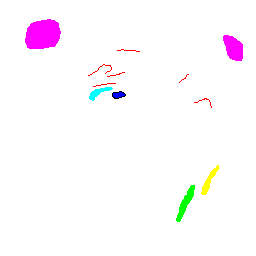
#> input picture data/mri/flash_060_training_mask_6cla.png, 256 x 256 px
$ jupyter execute --allow-errors 2-sMRI-KNN-tissue-classification.ipynb   (shell and % lines are left out)
#> lines starting #> are read from the running program, lines starting #| are printed output that depends on the picture
# Multiparametric MRI - supervised (KNN) tissue classification

**HVL-RAD230**:   `2-sMRI-KNN-tissue-classification.ipynb` (_v. 2022-05-07 A.L._)<br>

<a href="https://colab.research.google.com/github/MMIV-ML/HVL-RAD230/blob/main/3-Multispektrale-MR-bilder-og-vevsklassifikasjon/5-sMRI-KNN-tissue-classification.ipynb ">

</a>

## Learning objectives and context

- In this session you will learn to predict predefined tissue types in a given multispectral MR image using  machine learning (**supervised classification**)

- The supervised classification model we wil use is simple **K-nearest neighbor** classification model, denoted $f$ (described below)

- To perform such pixel-wise tissue classification we will make use of the training (i.e. the `training mask`) we obtained during the **labelling of data** (see figure below of color-coded tissue samples)

- In the previous data labeling step (not part of these notebooks) we defined six different classes (tissue types), denoted $\mathbf y$ and the corresponding four channel multispectral MRI data, dentoted $\mathbf X$.

- The notebook is thus a practical machine learning example of the formalism: $ y \approx f(\mathbf X, \theta)$

- You will also learn to navigate and appreciate the distinction between **image space** (pixel locations, spatial neiborhoods) and **feature vector space** (signal intensity value combinations, and similarity of pixel-based and tissue-based "signatures").

## Setup

[cell 1]
# This is a quick check of whether the notebook is currently running
# on Google Colaboratory
if 'google.colab' in str(get_ipython()):
    print('The notebook is running on Colab. colab=True.')
    colab=True
    !pip install gdown
    !pip install nibabel
    !pip install nilearn
    !pip install scikit-image
    !pip install scikit-learn
    !pip install imageio
    !pip install pydicom
    !wget -O utils.py https://raw.githubusercontent.com/MMIV-ML/HVL-MMIV-DLN-AI-2022/master/2-biomedical_imaging/utils.py
else:
    print('The notebook is not running on Colab. colab=False.')
    colab=False

### Download zipped data from Google Drive using gdown [for running in Colab]

[cell 2]
import gdown
import shutil
import os
import sys

**Download assets.zip file if ./assets does not exist (as when running in Colab)**

[cell 3]
# Download zip-file if ../assets does not exist (as when running in Colab)

if os.path.isdir('../assets') == False:

    ## Download assets.zip for Google Drive (HVL-RAD230/)
    # HVL-RAD230: https://drive.google.com/file/d/1yS1paSdQozB06SA-zOlFrpeTewIxokS0/view?usp=sharing

    file_id = '1yS1paSdQozB06SA-zOlFrpeTewIxokS0'
    url = f'https://drive.google.com/uc?id={file_id}'
    output = '../assets.zip'
    gdown.download(url, output, quiet=False)

    ## Unzip the assets file into `../assets`
    shutil.unpack_archive(output, '..')

    ## Delete the `assets.zip` file
    os.remove(output)
else:
    print(f'../assets  exists already!')

**If `./data` does not extists, download data files (not on GitHub repository) from Google Drive using gdown (https://github.com/wkentaro/gdown)**

[cell 4]
if os.path.isdir('../data') == False:

    ## Download data.zip from Google Drive  (My Drive -> HVL-RAD230/)
    # https://drive.google.com/file/d/13qJZqUNNjdgK6VptxrXxjHmLWrEN7qUw/view?usp=sharing

    file_id = '13qJZqUNNjdgK6VptxrXxjHmLWrEN7qUw'
    url = f'https://drive.google.com/uc?id={file_id}'
    output = '../data.zip'
    gdown.download(url, output, quiet=False)

    ## Unzip the data.zip file into `../data`
    shutil.unpack_archive(output, '..')

    ## Delete the `data.zip` file
    os.remove(output)
else:
    print(f'../data  exists already and will not be overwritten!')

### Set up libraries and folders

[cell 5]
import gdown
import shutil
import sys
import os
from os.path import expanduser, join, basename, split
import glob
import platform
import pathlib
import pandas as pd
import numpy as np
import json
import imageio
import pydicom as dicom
import tifffile as tiff
import matplotlib
import matplotlib.pyplot as plt
from matplotlib.colors import LinearSegmentedColormap
import seaborn as sns
import nibabel as nib
from nibabel.viewers import OrthoSlicer3D
import skimage
from skimage import io
import nilearn
from nilearn import datasets, plotting, image
import sklearn
from sklearn.cluster import KMeans
from nilearn.masking import apply_mask
from sklearn.preprocessing import StandardScaler
from sklearn.neighbors import KNeighborsClassifier
from sklearn.ensemble import RandomForestClassifier
from sklearn.metrics import classification_report, confusion_matrix

import warnings

warnings.filterwarnings("ignore")

[cell 6]
print('Python version ' + sys.version)
print('Pandas version ' + pd.__version__)
print('Numpy version ' + np.__version__)
print('Matplotlib version ' + matplotlib.__version__)
print('Seaborn version ' + sns.__version__)
print('Imageio version ' + imageio.__version__)
print('Scikit-image version ' + skimage.__version__)
print('Tifffile version ' + tiff.__version__)
print('Nibabel version ' + nib.__version__)
print('Nlearn version ' + nilearn.__version__)
print('Pydicom version ' + dicom.__version__)
print('Scikit-learn version ' + sklearn.__version__)

[cell 7]
cwd = os.getcwd()
working_dir = join(cwd, '../data')
HOME = os.path.expanduser('~')  # To make path to local home directory

Check your platform when running this notebook

[cell 8]
if platform.system() == 'Darwin':
    print(f'OK, you are running on MacOS ({platform.version()})')
if platform.system() == 'Linux':
    print(f'OK, you are running on Linux ({platform.version()})')
if platform.system() == 'Windows':
    print(f'OK, but consider to install WSL for Windows10 since you are running on {platform.system()}')
    print('Check https://docs.microsoft.com/en-us/windows/wsl/install-win10')

# Theory:  K-nearest neighbor classication (KNN)

Short description and explanation of [KNN](https://en.wikipedia.org/wiki/K-nearest_neighbors_algorithm)-classification:

In pattern recognition, the $K$-nearest neighbors algorithm (K-NN) is a non-parametric method used for **classification** and **regression**. In both cases, the input consists of the $K$ closest training samples in the feature space. The output depends on whether K-NN is used for classification or regression:

 - In **K-NN classification**, the output is a **class membership**. An object is classified by a [plurality vote](https://en.wikipedia.org/wiki/Plurality_voting) of its neighbors, with the object being assigned to the class most common among its $K$ nearest neighbors ($K$ is a positive integer, typically small and odd,
 e.g. $K \in \{1,3,5,7,9,11\}$, say).


 - If $K = 1$, then the object is simply assigned to the class of that single nearest neighbor, i.e. **nearest neighbor classification**.


 - In **K-NN regression**, the output is the property value for the object. This value is the _average of the values of $K$ nearest neighbors_.

[cell 9]
from IPython.display import Image
Image(filename='../assets/knn_illustration.png', width=500)

**_Instance of a K-NN classification_**

- The test sample (the filled green circle), with unkown class belonging, shall be classified to either the class marked as blue squares or the class marked as red triangles, i.e. a **two-class problem** using K-NN.

- If $K = 3$ (circle drawn with black continuous line) the unkown observation will be assigned the **red triangle class** since there are two red-label samples and only one blue-label sample in the set consisting of the three closest neighbors being labeled (using the Eucledean distance metric).

- If, on the other hand, $K = 5$ (circle drawn with black dashed line) the previously unseen (i.e. not labeled) sample will be assigned the **blue square class** (three blue squares vs. two red triangles among the five closest samples being labeled), i.e. "majority voting".

- K-NN is a _lazy learner_ because it doesn't learn a discriminative function from the training data but _"memorizes"_ the training dataset instead. For example, the logistic regression algorithm learns its model weights (parameters, $\theta$) during training time.

- For more elaborative explanation, see the Wikipedia entry for the [k-nearest neighbors algorithm](https://en.wikipedia.org/wiki/K-nearest_neighbors_algorithm).

# Four-channel multispectral image and associated training masks

We will be using a four-channel multispectral image (slice 60 from a multispectral 3D recording),  <br>
reported in  Lundervold et al. Volume distribution of cerebrospinal fluid using multispectral MR
imaging. <br> _Medical Image Analysis_ 2000;4:123-136. https://www.ncbi.nlm.nih.gov/pubmed/10972326, [[PDF](https://drive.google.com/file/d/17Ut1ScHU4cX5x_EHwQnNwH_q3Lgcq5WA/view)]<br>
and a manually delineated training mask (cf. "labeling of data") consisting of 6 tissue types (color coded in  [R,G,B] space) as follows:

 - AIR (air/compact bone) in Magenta [255,0,255]
 - GM  (gray matter) in Red  [255,0,0]
 - WM  (white matter) in Cyan [0,255,255]
 - CSF (cerebrospinal fluid) in Blue [0,0,255]
 - MUS (muscle) in Green [0,255,0]
 - FAT (fat) in Yellow [255,255,0]

and a manually delineated `head ROI mask` for spatial restriction of the supervised pixel classification.

**Chek out:** <br>
*Multispectral MRI analysis started with the seminal work of [Vannier et al.](https://www.ncbi.nlm.nih.gov/pubmed/3964938), Radiology 1985 - inspired by the research (on remote sensing) at NASA!*

[cell 10]
from IPython.display import Image
Image(filename='../assets/multispectral_tissue_classification_pptx.png', width=600)

# MRI pulse sequenses (features) and tissue types (classes)

**Define channel names (MRI pulse sequence acronyms) and class labels (tissue types) that are used**

[cell 11]
mydata = '../data/mri'
chn_names = ['FLASH', 'DESS', 'FISP', 'PSIF']
class_names = ['air', 'gm', 'wm', 'csf', 'mus', 'fat']

## Construct a multispectral image

**Use `pydicom` for loading series of 2D DICOM files**

[cell 12]
dcms = []  # for making a sequence of channel images
#> (the rest of this cell did not finish here and is left out)

**Let's load data (pixel values) from DICOM structures into a 3D numpy matrix and prepare for a NIFTI header**

#> (a cell that did not finish here is left out)

#> (a cell that did not finish here is left out)

**Here we construct a new empty NIFTI header**

[cell 15]
hdr = nib.Nifti1Header()

#> (a cell that did not finish here is left out)

#> (a cell that did not finish here is left out)

#> (a cell that did not finish here is left out)

#> (a cell that did not finish here is left out)

#> (a cell that did not finish here is left out)

#> (a cell that did not finish here is left out)

#> (a cell that did not finish here is left out)

# Load a multispectral MR image, training masks and ROI mask

Using `nibabel` to read the multispectral image, and `imageio` to read the training mask and brain ROI mask

[cell 23]
fn_multispectral = '../data/mri/multispectral_060.nii.gz'
#> (the rest of this cell did not finish here and is left out)

[cell 24]
fn_tmsk = '../data/mri/flash_060_training_mask_6cla.png'
tm = imageio.imread(fn_tmsk)
#> tm is the input picture: shape (256, 256, 3); mean R, G, B 253.2, 249.3, 252.7
tmsk = np.array(tm[::-1,:,:], dtype=np.uint8)    # tm[::-1,:,:] to reverse up-side-down training mask
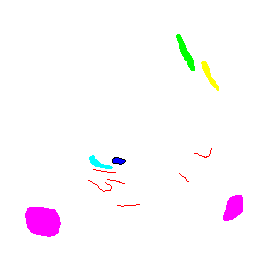
#> tmsk: shape (256, 256, 3); mean R, G, B 253.2, 249.3, 252.7
#> (the rest of this cell did not finish here and is left out)

[cell 25]
fn_roimsk = '../data/mri/flash_060_brain_mask.png'
rm = imageio.imread(fn_roimsk)
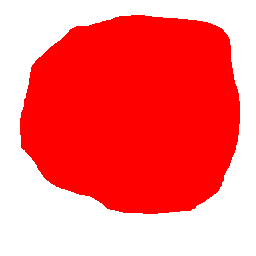
#> input picture data/mri/flash_060_brain_mask.png, 256 x 256 px
#> rm is the input picture: shape (256, 256, 3); mean R, G, B 255, 115.6, 115.6
roimsk = np.array(rm[::-1,:,:], dtype=np.uint8)  # rm[::-1,:,:] to reverse up-side-down ROI mask
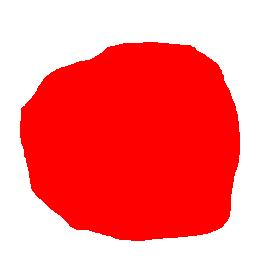
#> roimsk: shape (256, 256, 3); mean R, G, B 255, 115.6, 115.6
#> (the rest of this cell did not finish here and is left out)
